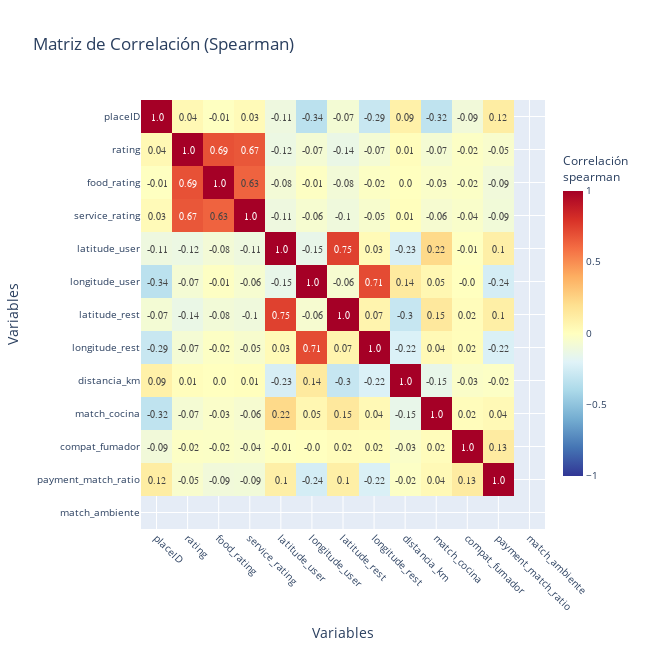

Notebook cell for this chart:
### Code cell
# Correlación de Spearman (no lineal)
visualization.plot_interactive_correlation_heatmap(
    datos_limpios,
    method='spearman'
)

### Figure 1 — Plotly figure (JSON) as saved in the notebook; plotly's stock layout.template omitted (floating-point values rounded to 4 significant figures; data arrays with more than 128 entries replaced by an {"elided": "..."} marker saying what was removed)
{"data": [{"coloraxis": "coloraxis", "hovertemplate": "x: %{x}<br>y: %{y}<br>Correlación spearman: %{z}<extra></extra>", "name": "0", "text": {"elided": "13x13 str values"}, "textfont": {"family": "Arial", "size": 10}, "texttemplate": "%{text}", "type": "heatmap", "x": ["placeID", "rating", "food_rating", "service_rating", "latitude_user", "longitude_user", "latitude_rest", "longitude_rest", "distancia_km", "match_cocina", "compat_fumador", "payment_match_ratio", "match_ambiente"], "xaxis": "x", "y": ["placeID", "rating", "food_rating", "service_rating", "latitude_user", "longitude_user", "latitude_rest", "longitude_rest", "distancia_km", "match_cocina", "compat_fumador", "payment_match_ratio", "match_ambiente"], "yaxis": "y", "z": {"elided": "13x13 float values"}}], "layout": {"coloraxis": {"cmax": 1, "cmin": -1, "colorbar": {"len": 0.8, "thickness": 20, "tickfont": {"size": 10}, "title": {"text": "Correlación<br>spearman"}}, "colorscale": [[0, "rgb(49,54,149)"], [0.1, "rgb(69,117,180)"], [0.2, "rgb(116,173,209)"], [0.3, "rgb(171,217,233)"], [0.4, "rgb(224,243,248)"], [0.5, "rgb(255,255,191)"], [0.6, "rgb(254,224,144)"], [0.7, "rgb(253,174,97)"], [0.8, "rgb(244,109,67)"], [0.9, "rgb(215,48,39)"], [1, "rgb(165,0,38)"]]}, "font": {"size": 12}, "height": 650, "margin": {"b": 100, "l": 100, "r": 100, "t": 100}, "title": {"text": "Matriz de Correlación (Spearman)"}, "width": 650, "xaxis": {"anchor": "y", "domain": [0, 1], "side": "bottom", "tickangle": 45, "tickfont": {"size": 10}, "title": {"text": "Variables"}}, "yaxis": {"anchor": "x", "autorange": "reversed", "domain": [0, 1], "tickfont": {"size": 10}, "title": {"text": "Variables"}}}}
